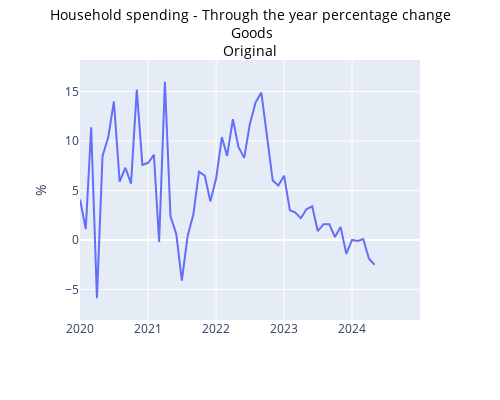

Notebook code cell kept with this figure:
### Code cell
startDateExample = datetime(2020, 1, 1)
endDateExample = datetime(2024, 12, 31)
seriesToGraph = 'A129534897X'

graph_series_abs(seriesToGraph, dataSetLF, startDateExample, endDateExample,1, metaDataDict)

### Figure 1 — Plotly figure (JSON) as saved in the notebook; plotly's stock layout.template omitted (floating-point values rounded to 4 significant figures)
{"data": [{"hovertemplate": "Date=%{x}<br>A129534897X=%{y}<extra></extra>", "legendgroup": "", "line": {"color": "#636efa", "dash": "solid"}, "marker": {"symbol": "circle"}, "mode": "lines", "name": "", "orientation": "v", "showlegend": false, "type": "scatter", "x": ["2019-01-01T00:00:00", "2019-02-01T00:00:00", "2019-03-01T00:00:00", "2019-04-01T00:00:00", "2019-05-01T00:00:00", "2019-06-01T00:00:00", "2019-07-01T00:00:00", "2019-08-01T00:00:00", "2019-09-01T00:00:00", "2019-10-01T00:00:00", "2019-11-01T00:00:00", "2019-12-01T00:00:00", "2020-01-01T00:00:00", "2020-02-01T00:00:00", "2020-03-01T00:00:00", "2020-04-01T00:00:00", "2020-05-01T00:00:00", "2020-06-01T00:00:00", "2020-07-01T00:00:00", "2020-08-01T00:00:00", "2020-09-01T00:00:00", "2020-10-01T00:00:00", "2020-11-01T00:00:00", "2020-12-01T00:00:00", "2021-01-01T00:00:00", "2021-02-01T00:00:00", "2021-03-01T00:00:00", "2021-04-01T00:00:00", "2021-05-01T00:00:00", "2021-06-01T00:00:00", "2021-07-01T00:00:00", "2021-08-01T00:00:00", "2021-09-01T00:00:00", "2021-10-01T00:00:00", "2021-11-01T00:00:00", "2021-12-01T00:00:00", "2022-01-01T00:00:00", "2022-02-01T00:00:00", "2022-03-01T00:00:00", "2022-04-01T00:00:00", "2022-05-01T00:00:00", "2022-06-01T00:00:00", "2022-07-01T00:00:00", "2022-08-01T00:00:00", "2022-09-01T00:00:00", "2022-10-01T00:00:00", "2022-11-01T00:00:00", "2022-12-01T00:00:00", "2023-01-01T00:00:00", "2023-02-01T00:00:00", "2023-03-01T00:00:00", "2023-04-01T00:00:00", "2023-05-01T00:00:00", "2023-06-01T00:00:00", "2023-07-01T00:00:00", "2023-08-01T00:00:00", "2023-09-01T00:00:00", "2023-10-01T00:00:00", "2023-11-01T00:00:00", "2023-12-01T00:00:00", "2024-01-01T00:00:00", "2024-02-01T00:00:00", "2024-03-01T00:00:00", "2024-04-01T00:00:00", "2024-05-01T00:00:00"], "xaxis": "x", "y": [null, null, null, null, null, null, null, null, null, null, null, null, 4.1, 1.1, 11.4, -5.9, 8.5, 10.4, 14, 5.9, 7.3, 5.7, 15.2, 7.6, 7.8, 8.6, -0.2, 16, 2.4, 0.6, -4.1, 0.4, 2.6, 6.9, 6.5, 3.9, 6.2, 10.4, 8.5, 12.2, 9.4, 8.3, 11.7, 13.9, 14.9, 10.6, 6, 5.5, 6.5, 3, 2.8, 2.2, 3.1, 3.4, 0.9, 1.6, 1.6, 0.3, 1.3, -1.4, 0, -0.1, 0.1, -1.9, -2.5], "yaxis": "y"}], "layout": {"height": 400, "hovermode": "x", "legend": {"tracegroupgap": 0}, "margin": {"t": 60}, "title": {"font": {"color": "black", "size": 14}, "text": "Household spending - Through the year percentage change<br> Goods<br>Original", "x": 0.5, "y": 0.95}, "width": 500, "xaxis": {"anchor": "y", "domain": [0, 1], "range": ["2020-01-01T00:00:00", "2024-12-31T00:00:00"], "title": {"text": " "}, "type": "date"}, "yaxis": {"anchor": "x", "domain": [0, 1], "range": [-8.09, 18.19], "title": {"text": "%"}, "type": "linear"}}}
